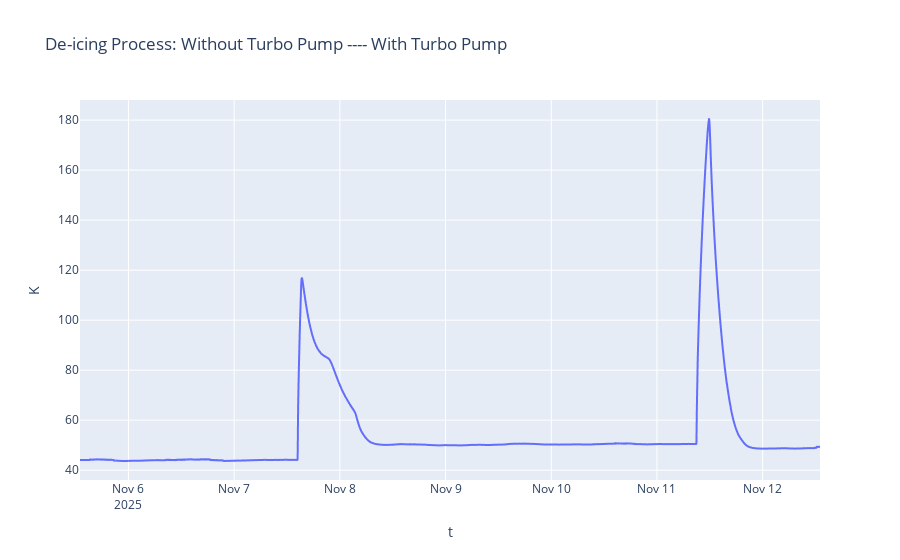

The notebook cell saved with this chart:
### Code cell
px.line(df_main, x='t', y='K', title='De-icing Process: Without Turbo Pump ---- With Turbo Pump')

### Figure 1 — Plotly figure (JSON) as saved in the notebook; plotly's stock layout.template omitted (floating-point values rounded to 4 significant figures; data arrays with more than 128 entries replaced by an {"elided": "..."} marker saying what was removed)
{"data": [{"hovertemplate": "t=%{x}<br>K=%{y}<extra></extra>", "legendgroup": "", "line": {"color": "#636efa", "dash": "solid"}, "marker": {"symbol": "circle"}, "mode": "lines", "name": "", "showlegend": false, "type": "scattergl", "x": {"elided": "10082 str values"}, "xaxis": "x", "y": {"elided": "10082 float values"}, "yaxis": "y"}], "layout": {"legend": {"tracegroupgap": 0}, "title": {"text": "De-icing Process: Without Turbo Pump ---- With Turbo Pump"}, "xaxis": {"anchor": "y", "domain": [0, 1], "title": {"text": "t"}}, "yaxis": {"anchor": "x", "domain": [0, 1], "title": {"text": "K"}}}}
